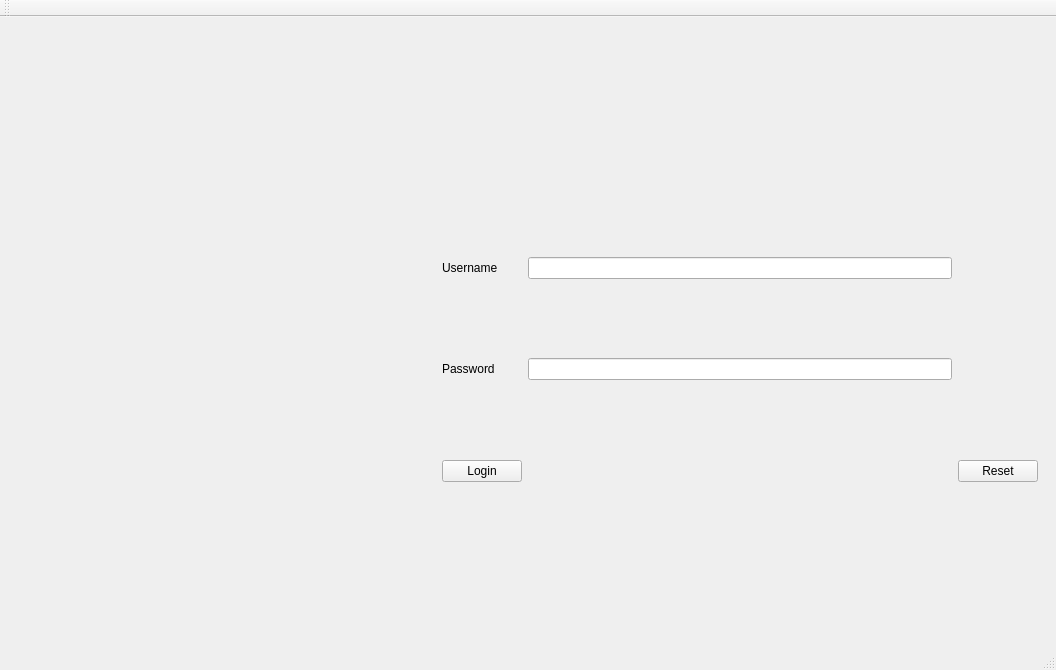
<?xml version="1.0" encoding="UTF-8"?>
<ui version="4.0">
 <class>MainWindow</class>
 <widget class="QMainWindow" name="MainWindow">
  <property name="geometry">
   <rect>
    <x>0</x>
    <y>0</y>
    <width>1056</width>
    <height>670</height>
   </rect>
  </property>
  <property name="windowTitle">
   <string>MainWindow</string>
  </property>
  <widget class="QWidget" name="centralwidget">
   <layout class="QGridLayout" name="gridLayout">
    <item row="0" column="2">
     <layout class="QGridLayout" name="gridLayout_2">
      <item row="0" column="0">
       <widget class="QStackedWidget" name="stackedWidget">
        <property name="currentIndex">
         <number>0</number>
        </property>
        <widget class="QWidget" name="page">
         <layout class="QGridLayout" name="gridLayout_5">
          <item row="0" column="0">
           <layout class="QGridLayout" name="gridLayout_3">
            <item row="4" column="1">
             <spacer name="verticalSpacer_3">
              <property name="orientation">
               <enum>Qt::Vertical</enum>
              </property>
              <property name="sizeHint" stdset="0">
               <size>
                <width>20</width>
                <height>40</height>
               </size>
              </property>
             </spacer>
            </item>
            <item row="9" column="1">
             <spacer name="verticalSpacer_2">
              <property name="orientation">
               <enum>Qt::Vertical</enum>
              </property>
              <property name="sizeHint" stdset="0">
               <size>
                <width>20</width>
                <height>40</height>
               </size>
              </property>
             </spacer>
            </item>
            <item row="8" column="1">
             <spacer name="verticalSpacer_10">
              <property name="orientation">
               <enum>Qt::Vertical</enum>
              </property>
              <property name="sizeHint" stdset="0">
               <size>
                <width>20</width>
                <height>40</height>
               </size>
              </property>
             </spacer>
            </item>
            <item row="1" column="1">
             <spacer name="verticalSpacer_8">
              <property name="orientation">
               <enum>Qt::Vertical</enum>
              </property>
              <property name="sizeHint" stdset="0">
               <size>
                <width>20</width>
                <height>40</height>
               </size>
              </property>
             </spacer>
            </item>
            <item row="5" column="1">
             <widget class="QLabel" name="label_2">
              <property name="text">
               <string>Password</string>
              </property>
             </widget>
            </item>
            <item row="0" column="1">
             <spacer name="verticalSpacer">
              <property name="orientation">
               <enum>Qt::Vertical</enum>
              </property>
              <property name="sizeHint" stdset="0">
               <size>
                <width>20</width>
                <height>40</height>
               </size>
              </property>
             </spacer>
            </item>
            <item row="7" column="1">
             <widget class="QPushButton" name="login_button">
              <property name="text">
               <string>Login</string>
              </property>
             </widget>
            </item>
            <item row="7" column="3">
             <widget class="QPushButton" name="reset_button">
              <property name="text">
               <string>Reset</string>
              </property>
             </widget>
            </item>
            <item row="3" column="1">
             <widget class="QLabel" name="label">
              <property name="text">
               <string>Username</string>
              </property>
             </widget>
            </item>
            <item row="2" column="1">
             <spacer name="verticalSpacer_9">
              <property name="orientation">
               <enum>Qt::Vertical</enum>
              </property>
              <property name="sizeHint" stdset="0">
               <size>
                <width>20</width>
                <height>40</height>
               </size>
              </property>
             </spacer>
            </item>
            <item row="6" column="1">
             <spacer name="verticalSpacer_11">
              <property name="orientation">
               <enum>Qt::Vertical</enum>
              </property>
              <property name="sizeHint" stdset="0">
               <size>
                <width>20</width>
                <height>40</height>
               </size>
              </property>
             </spacer>
            </item>
            <item row="3" column="2">
             <widget class="QLineEdit" name="username_field"/>
            </item>
            <item row="5" column="2">
             <widget class="QLineEdit" name="password_field"/>
            </item>
            <item row="3" column="0">
             <spacer name="horizontalSpacer">
              <property name="orientation">
               <enum>Qt::Horizontal</enum>
              </property>
              <property name="sizeHint" stdset="0">
               <size>
                <width>40</width>
                <height>20</height>
               </size>
              </property>
             </spacer>
            </item>
           </layout>
          </item>
         </layout>
        </widget>
        <widget class="QWidget" name="page_3">
         <widget class="QWidget" name="gridLayoutWidget">
          <property name="geometry">
           <rect>
            <x>9</x>
            <y>9</y>
            <width>1021</width>
            <height>591</height>
           </rect>
          </property>
          <layout class="QGridLayout" name="gridLayout_7">
           <item row="0" column="0">
            <widget class="QPushButton" name="pushButton">
             <property name="text">
              <string>This is admin</string>
             </property>
            </widget>
           </item>
          </layout>
         </widget>
        </widget>
        <widget class="QWidget" name="page_2">
         <layout class="QGridLayout" name="gridLayout_6">
          <property name="horizontalSpacing">
           <number>8</number>
          </property>
          <property name="verticalSpacing">
           <number>9</number>
          </property>
          <item row="0" column="0">
           <layout class="QGridLayout" name="gridLayout_4">
            <item row="1" column="1">
             <spacer name="horizontalSpacer_5">
              <property name="orientation">
               <enum>Qt::Horizontal</enum>
              </property>
              <property name="sizeHint" stdset="0">
               <size>
                <width>40</width>
                <height>20</height>
               </size>
              </property>
             </spacer>
            </item>
            <item row="1" column="3">
             <spacer name="horizontalSpacer_6">
              <property name="orientation">
               <enum>Qt::Horizontal</enum>
              </property>
              <property name="sizeHint" stdset="0">
               <size>
                <width>40</width>
                <height>20</height>
               </size>
              </property>
             </spacer>
            </item>
            <item row="1" column="0">
             <spacer name="horizontalSpacer_4">
              <property name="orientation">
               <enum>Qt::Horizontal</enum>
              </property>
              <property name="sizeHint" stdset="0">
               <size>
                <width>40</width>
                <height>20</height>
               </size>
              </property>
             </spacer>
            </item>
            <item row="3" column="2">
             <spacer name="verticalSpacer_4">
              <property name="orientation">
               <enum>Qt::Vertical</enum>
              </property>
              <property name="sizeHint" stdset="0">
               <size>
                <width>20</width>
                <height>40</height>
               </size>
              </property>
             </spacer>
            </item>
            <item row="2" column="2">
             <spacer name="verticalSpacer_5">
              <property name="orientation">
               <enum>Qt::Vertical</enum>
              </property>
              <property name="sizeHint" stdset="0">
               <size>
                <width>20</width>
                <height>40</height>
               </size>
              </property>
             </spacer>
            </item>
            <item row="0" column="2">
             <spacer name="verticalSpacer_6">
              <property name="orientation">
               <enum>Qt::Vertical</enum>
              </property>
              <property name="sizeHint" stdset="0">
               <size>
                <width>20</width>
                <height>40</height>
               </size>
              </property>
             </spacer>
            </item>
            <item row="1" column="2">
             <widget class="QPushButton" name="pushButton_prev">
              <property name="text">
               <string>This is employee</string>
              </property>
             </widget>
            </item>
           </layout>
          </item>
         </layout>
        </widget>
       </widget>
      </item>
     </layout>
    </item>
   </layout>
  </widget>
  <widget class="QStatusBar" name="statusbar"/>
  <widget class="QToolBar" name="toolBar">
   <property name="windowTitle">
    <string>toolBar</string>
   </property>
   <attribute name="toolBarArea">
    <enum>TopToolBarArea</enum>
   </attribute>
   <attribute name="toolBarBreak">
    <bool>false</bool>
   </attribute>
  </widget>
 </widget>
 <resources/>
 <connections/>
</ui>
